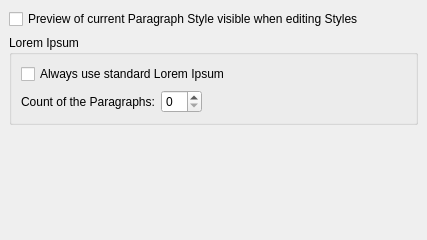
<ui version="4.0" >
 <author>Petr Vanek &lt;petr@scribus.info></author>
 <comment>Misc. prefs panel UI</comment>
 <class>TabMiscellaneous</class>
 <widget class="QWidget" name="TabMiscellaneous" >
  <property name="geometry" >
   <rect>
    <x>0</x>
    <y>0</y>
    <width>427</width>
    <height>240</height>
   </rect>
  </property>
  <layout class="QGridLayout" >
   <property name="margin" >
    <number>9</number>
   </property>
   <property name="spacing" >
    <number>6</number>
   </property>
   <item row="3" column="0" >
    <spacer>
     <property name="orientation" >
      <enum>Qt::Vertical</enum>
     </property>
     <property name="sizeType" >
      <enum>QSizePolicy::Expanding</enum>
     </property>
     <property name="sizeHint" stdset="0" >
      <size>
       <width>20</width>
       <height>30</height>
      </size>
     </property>
    </spacer>
   </item>
   <item row="2" column="0" >
    <widget class="QGroupBox" name="groupBox1" >
     <property name="title" >
      <string>Lorem Ipsum</string>
     </property>
     <layout class="QGridLayout" >
      <property name="margin" >
       <number>9</number>
      </property>
      <property name="spacing" >
       <number>6</number>
      </property>
      <item row="1" column="0" >
       <layout class="QHBoxLayout" >
        <property name="spacing" >
         <number>6</number>
        </property>
        <property name="margin" >
         <number>0</number>
        </property>
        <item>
         <widget class="QLabel" name="textLabel1" >
          <property name="text" >
           <string>Count of the Paragraphs:</string>
          </property>
          <property name="wordWrap" >
           <bool>false</bool>
          </property>
         </widget>
        </item>
        <item>
         <widget class="QSpinBox" name="paragraphsLI" >
          <property name="toolTip" >
           <string>Default number of paragraphs for sample text insertion</string>
          </property>
         </widget>
        </item>
        <item>
         <spacer>
          <property name="orientation" >
           <enum>Qt::Horizontal</enum>
          </property>
          <property name="sizeType" >
           <enum>QSizePolicy::Expanding</enum>
          </property>
          <property name="sizeHint" stdset="0" >
           <size>
            <width>130</width>
            <height>20</height>
           </size>
          </property>
         </spacer>
        </item>
       </layout>
      </item>
      <item row="0" column="0" >
       <widget class="QCheckBox" name="useStandardLI" >
        <property name="toolTip" >
         <string>Always use the typical Latin-based Lorem Ipsum text for sample text</string>
        </property>
        <property name="text" >
         <string>Always use standard Lorem Ipsum</string>
        </property>
       </widget>
      </item>
     </layout>
    </widget>
   </item>
   <item row="1" column="0" >
    <widget class="QCheckBox" name="stylePreview" >
     <property name="toolTip" >
      <string>Show a preview by default when editing styles</string>
     </property>
     <property name="text" >
      <string>Preview of current Paragraph Style visible when editing Styles</string>
     </property>
    </widget>
   </item>
  </layout>
 </widget>
 <layoutdefault spacing="6" margin="11" />
 <tabstops>
  <tabstop>stylePreview</tabstop>
  <tabstop>useStandardLI</tabstop>
  <tabstop>paragraphsLI</tabstop>
 </tabstops>
 <resources/>
 <connections/>
</ui>
